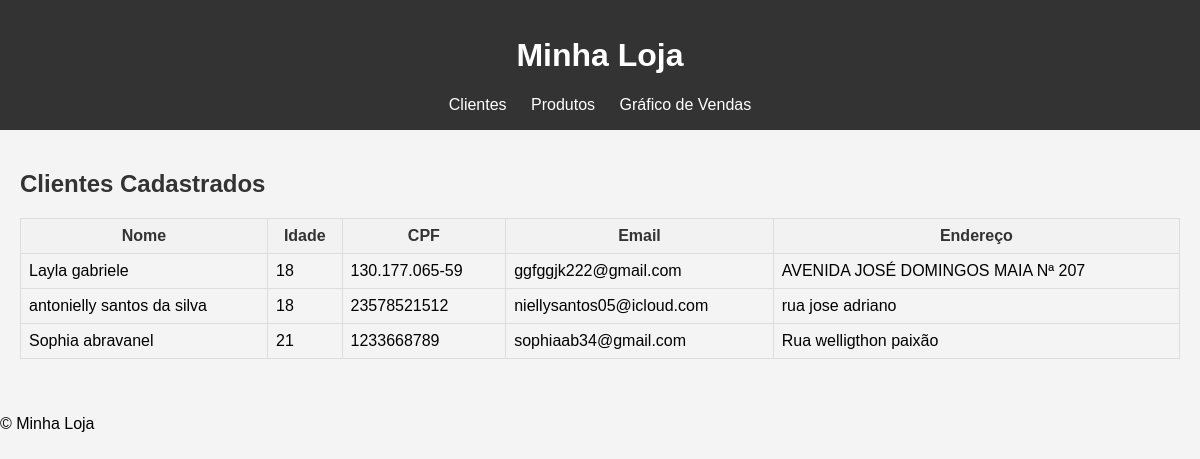
/listar_clientes, run on the app's committed database.
### models.py (models this page shows)
class Cliente(db.Model):
    id = db.Column(db.Integer, primary_key=True)
    nome = db.Column(db.String(100), nullable=False)
    idade = db.Column(db.Integer, nullable=False)
    cpf = db.Column(db.String(14), unique=True, nullable=False)
    email = db.Column(db.String(120), unique=True, nullable=False)
    endereco = db.Column(db.String(200), nullable=False)

### app.py (the view)
@app.route('/listar_clientes')
def listar_clientes():
    clientes = Cliente.query.all()
    return render_template('listar_clientes.html', clientes=clientes)

### templates/listar_clientes.html (shortened to what this page needs)
{% extends "base.html" %}
{% block content %}
    <h2>Clientes Cadastrados</h2>
    <table>
        <tr>
            <th>Nome</th>
            <th>Idade</th>
            <th>CPF</th>
            <th>Email</th>
            <th>Endereço</th>
        </tr>
        {% for cliente in clientes %}
        <tr>
            <td>{{ cliente.nome }}</td>
            <td>{{ cliente.idade }}</td>
            <td>{{ cliente.cpf }}</td>
            <td>{{ cliente.email }}</td>
            <td>{{ cliente.endereco }}</td>
        </tr>
        {% endfor %}
    </table>
{% endblock %}

### templates/base.html (shortened to what this page needs)
<!DOCTYPE html>
<html lang="pt-BR">
<head>
    <link rel="stylesheet" href="{{ url_for('static', filename='style.css') }}">
</head>
<body>
    <header>
        <h1>Minha Loja</h1>
        <nav>
            <a href="{{ url_for('listar_clientes') }}">Clientes</a>
            <a href="{{ url_for('listar_produtos') }}">Produtos</a>
            <a href="{{ url_for('grafico_vendas') }}">Gráfico de Vendas</a>
        </nav>
    </header>
    <main>
        {% block content %}{% endblock %}
    </main>
    <footer>
        <p>&copy;  Minha Loja</p>
    </footer>
</body>
</html>

### templates/static/style.css (style rules this page uses)
body { font-family: Arial, sans-serif; background-color: #f4f4f4; margin: 0; padding: 0; }
header { background-color: #333; color: #fff; padding: 1em; text-align: center; }
nav a { color: #fff; margin: 0 10px; text-decoration: none; }
main { padding: 20px; }
h2 { color: #333; }
table { width: 100%; border-collapse: collapse; margin: 20px 0; }
table, th, td { border: 1px solid #ddd; padding: 8px; }
th { background-color: #f2f2f2; color: #333; }

### data on the page
Cliente: nome "Layla gabriele", idade "18", cpf "130.177.065-59", email "ggfggjk222@gmail.com", endereco "AVENIDA JOSÉ DOMINGOS MAIA Nª 207"
Cliente: nome "antonielly santos da silva", idade "18", cpf "23578521512", email "niellysantos05@icloud.com", endereco "rua jose adriano"
Cliente: nome "Sophia abravanel", idade "21", cpf "1233668789", email "sophiaab34@gmail.com", endereco "Rua welligthon paixão"
